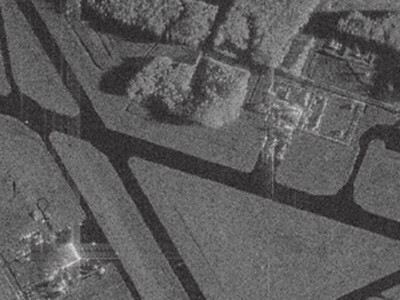
#> input picture lab4/sar_1.jpg, 400 x 300 px, found by its file name
$ python main.py
#> lines starting #> are read from the running program, lines starting #| are printed output that depends on the picture; after the words box and inside, x2 and y2 are one past the last pixel; in counts of white or black regions, pixels touching at a corner belong together
import numpy as np
import cv2
import matplotlib.pyplot as plt
import math


image = cv2.imread('../image_proccessing/lab4/sar_1.jpg')
#> image is the input picture: shape (300, 400, 3); mean B, G, R 91.8, 91.6, 92.1
image_gray = cv2.cvtColor(image, cv2.COLOR_BGR2GRAY)

def image_diff(image1, title1, image2, title2):
    plt.figure(figsize=(12,5))

    plt.subplot(1,2,1)
    plt.imshow(image1, cmap='gray')
    plt.title(title1)

    plt.subplot(1,2,2)
    plt.imshow(image2, cmap='gray')
    plt.title(title2)

    plt.show()

def homo_average(img, mask, point, T):
    av_val = img[mask > 0].sum() / np.count_nonzero(img[mask > 0])

    if abs(av_val - img[point]) <= T:
        return True

    return False

def region_growing(image, seed_point,homo_fun,r, T):
#> called with seed_point = (250, 150), r = 2, T = 18
    mask = np.zeros(image_gray.shape, np.uint8)
    mask[seed_point] = 1
    count = 1
    while count > 0:
        count = 0
        local_mask = np.zeros(image_gray.shape, np.uint8)
        for i in range(r,image.shape[0] - r):
            for j in range(r,image.shape[1] - r):
                if mask[i,j]==0 and mask[i - r:i + r, j-r: j+r].sum() > 0:
                    if homo_fun(image, mask, (i,j), T):
                        local_mask[i,j] = 1
        count = np.count_nonzero(local_mask)
        print(count)
        mask += local_mask
#> local_mask: shape (300, 400); every value is 0
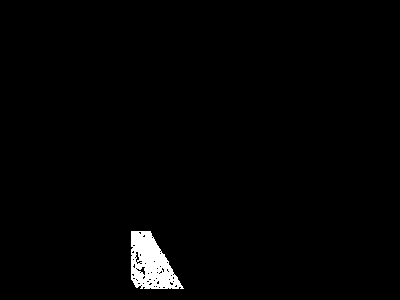
#> mask: shape (300, 400); values 0 (black) and 1 (white), 1.6% white; 1 white region, box (x1, y1, x2, y2) and area: (131, 231, 184, 289) 1889

    return mask*255

seed_point = (250,150)
#> (the run stopped early here; a loop or call above may not have finished)
